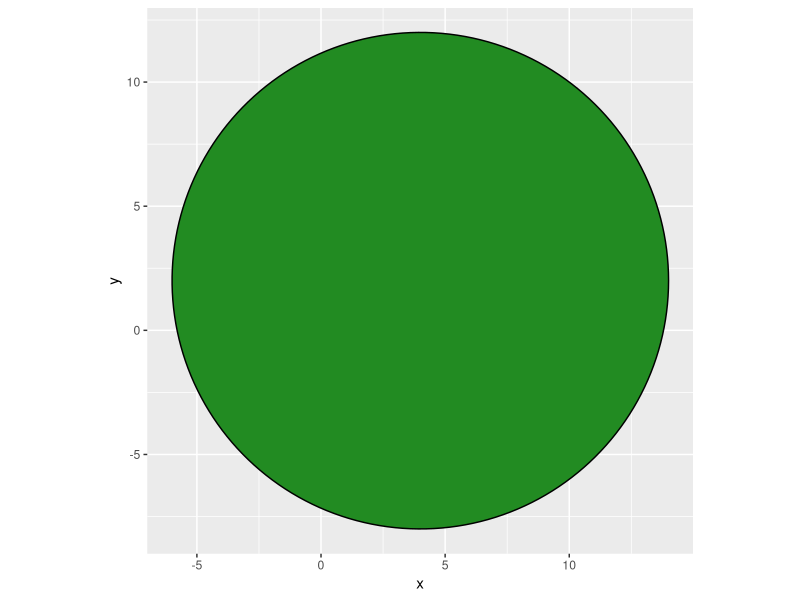

R code for this plot: (Note: this script raises an error after producing the figure.)
## ---- chunk 1
knitr::opts_chunk$set(echo = TRUE)
## ---- chunk 2
library(ggplot2)

radius <- 10
x0 <- 4
y0 <- 2
angles <- seq(0, 2*pi, length.out = 200)

circle <- data.frame(
  x = cos(angles) * radius + x0,
  y = sin(angles) * radius + y0
  
)

ggplot(circle) + 
  geom_polygon(aes(x, y),
               fill = 'forestgreen',
               colour = 'black') + 
  coord_fixed()
## ---- chunk 3
knitr::include_graphics("step1computation.png")
## ---- chunk 4
create_circle <- function(data, n){
  
  angles <- seq(from = 0, to = 2*pi,length.out = n+1)
  data.frame()
  
}


## ---- chunk 5
knitr::include_graphics("step2ggproto.png")
## ---- chunk 6
library(ggplot2)
library(tidyverse)

my_setup <- function(data, params){
  
  if(data$group[1] == -1){
    nrows <- nrow(data)
    data$group <- seq_len(nrows)
  }
  data
}


cars %>% 
  mutate(group = -1L) %>% # specifies 
  my_setup()


my_setup <- function(data, params)  {
    if (anyDuplicated(data$group)) {
      data$group <- paste(data$group, seq_len(nrow(data)), sep = "-")
    }
    data
  }

cars %>% 
  mutate(group = -1L) %>% 
  my_setup()

my_compute_panel <- function(data, scales, n = 5, r = 1){
  
  angles <- seq(
    from = 0,
    to = 2*pi,
    length.out = n + 1
  )
  
  nrows = nrow(data)
  
  df <- data.frame() 
  
  for(i in 1:nrows){
    
  bind_rows(df,   
  data.frame(
    x = cos(angles) * data$r[i] + data$x0[i],
    y = cos(angles) * data$r[i] + data$y0[i],
    group = i
  ) 
  ) ->
    df
  }
  
}

cars %>%
  rename(x0 = dist) %>%
  rename(y0 = speed) %>%
  mutate(r = y0/12) %>%
  my_compute_panel


StatCircle <- ggproto(`_class` = 'StatCircle',
                      `_inherit` = Stat, 
                      setup_data = my_setup,
                      compute_panel = my_compute_panel,
                      required_aes = c('x0', 'y0', 'r'))


geom_circle <- function(mapping = NULL, data = NULL, stat = "circle", 
                        position = "identity", ..., r = 1,  
                        n = 50, arrow = NULL, lineend = "butt", linejoin = "round", 
                        na.rm = FALSE, show.legend = NA, inherit.aes = TRUE) {
  layer(
    data = data, 
    mapping = mapping, 
    stat = stat, 
    geom = GeomPolygon, 
    position = position, 
    show.legend = show.legend, 
    inherit.aes = inherit.aes, 
    params = list(
      r = r, 
      n = n, 
      arrow = arrow, 
      lineend = lineend, 
      linejoin = linejoin, 
      na.rm = na.rm, 
      ...
    )
  )
}


ggplot(cars) + 
  aes(x = speed) + 
  aes(y = dist) + 
  geom_point() + 
  aes(r = dist, x0 = speed, y0 = dist) +
  geom_circle()


## ---- chunk 7
library(ggplot2)
library(tidyverse)
create_circle <- function(x0, y0, r = 1, n = 100){
  angels <- seq(
    from = 0,
    to = 2*pi,
    length.out = n + 1
  )
  data.frame(
    x = cos(angels) * r + x0,
    y = sin(angels) * r + y0
  )
}

the_compute_panel <- function(data, scales, r = 1, n = 50) {
    
    cols_to_keep <- setdiff(names(data), c("x0", "y0"))
    
    circles <- lapply(seq_len(nrow(data)), function(i) {
      
      circles_path <- create_circle(data$x0[i], data$y0[i], data$r[i], n)
      cbind(circles_path, unclass(data[i, cols_to_keep]))
      
    })
    
    do.call(rbind, circles)
}

cars %>% 
  .[1:2,] %>% 
  rename(x0 = speed) %>% 
  rename(y0 = dist) %>% 
  mutate(r = y0) %>% 
  mutate(group = row_number()) %>% 
  the_compute_panel(n = 5)


the_setup_data <- function(data, params) {
    if (anyDuplicated(data$group)) {
      data$group <- paste(data$group, seq_len(nrow(data)), sep = "-")
    }
    data
  }

cars %>% 
  .[1:2,] %>% 
  mutate(group = row_number()) %>% 
  the_setup_data()

StatCircle <- ggproto("StatCircle", Stat, 
  # setup_params = function(data, params) {
  #   if (is.null(params$r)) {
  #     params$r <- 1
  #   } else if (params$r == 0) {
  #     rlang::abort("Circles cannot be defined with a radius of 0")
  #   }
  #   if (is.null(params$n)) {
  #     params$n <- 50
  #   } else if (params$n <= 0) {
  #     rlang::abort("Circles must be defined with `n` greater than 0")
  #   }
  #   params
  # },
  setup_data = the_setup_data,
  compute_panel = the_compute_panel,
  required_aes = c("x0", "y0", "r")
)


geom_circle <- function(mapping = NULL, data = NULL, stat = "circle", 
                        position = "identity", ..., r = 1,  
                        n = 50, arrow = NULL, lineend = "butt", linejoin = "round", 
                        na.rm = FALSE, show.legend = NA, inherit.aes = TRUE) {
  layer(
    data = data, 
    mapping = mapping, 
    stat = stat, 
    geom = GeomPolygon, 
    position = position, 
    show.legend = show.legend, 
    inherit.aes = inherit.aes, 
    params = list(
      r = r, 
      n = n, 
      arrow = arrow, 
      lineend = lineend, 
      linejoin = linejoin, 
      na.rm = na.rm, 
      ...
    )
  )
}


set.seed(1244)
cars %>% 
  .[1:5,] %>%
  ggplot() +
  aes(x = speed, y = dist) +
  geom_point() +
  aes(x0 = speed, y0 = dist, r = dist^.5) +
  geom_circle(n = 3, alpha = .2) +
  geom_circle(n = 13, alpha = .2) +
  geom_circle(r = 2, alpha = .2) +
  geom_circle(alpha = .2)


layer_data(last_plot(), 2)
